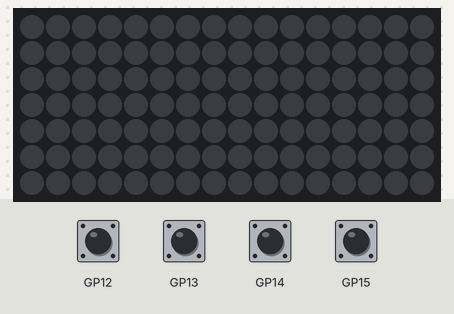
This program was run on a simulated Raspberry Pi Pico running MicroPython. Parts: 16×7 RGB LED matrix. The inputs (shaded band) are chosen by the test bench.

Above: at 1.2 s.
1.3 s: button A pressed for 0.15 s
At 2.5 s:
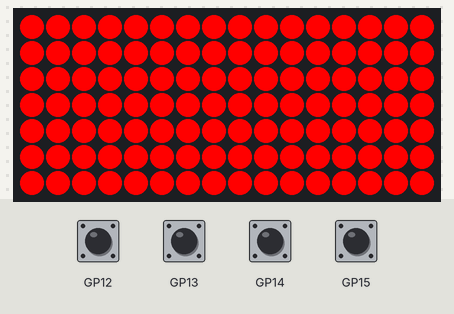
2.9 s: button B pressed for 0.15 s
At 3.7 s:
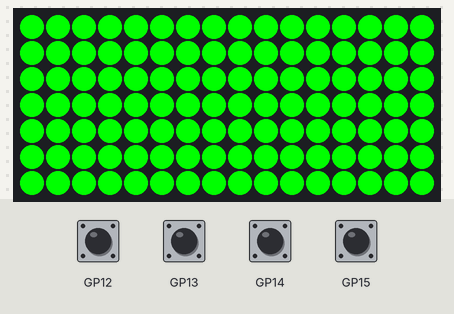
4.5 s: button X pressed for 0.15 s
At 4.9 s:
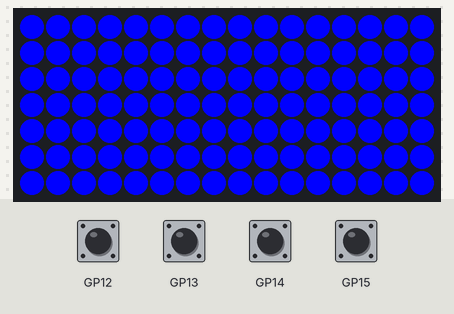
6.1 s: button Y pressed for 0.15 s
At 7.3 s:
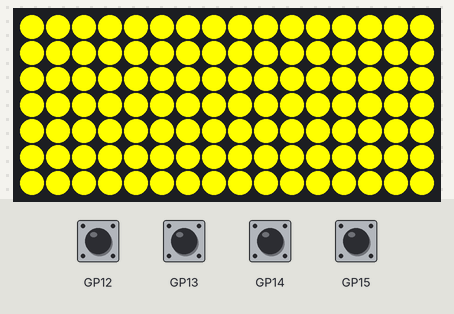
7.7 s: button A pressed for 1 s
At 8.6 s:
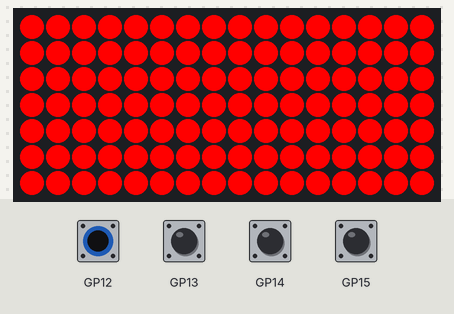
10.2 s: button B pressed for 1 s
At 10.5 s:
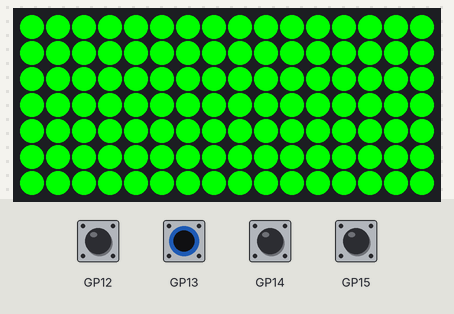
Timing chart, 0 to 13.2 s (numbered marks = the images above; inputs shaded):
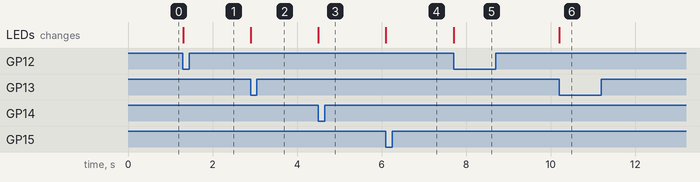

The program:

unicorn_demo.py
```python
import picounicorn
import time

picounicorn.init()

def set_all(r, g, b):
    w = picounicorn.get_width()
    h = picounicorn.get_height()
    for x in range(w):
        for y in range(h):
            picounicorn.set_pixel(x, y, r, g, b)

red = 255, 0, 0
green = 0, 255, 0
blue = 0, 0, 255
pur = 255, 0, 255
yellow = 255, 255, 0

def get_pressed_button():
    if picounicorn.is_pressed(picounicorn.BUTTON_A):
        return True,picounicorn.BUTTON_A
    if picounicorn.is_pressed(picounicorn.BUTTON_B):
        return True, picounicorn.BUTTON_B
    if picounicorn.is_pressed(picounicorn.BUTTON_X):
        return True, picounicorn.BUTTON_X
    if picounicorn.is_pressed(picounicorn.BUTTON_Y):
        return True, picounicorn.BUTTON_Y
    return False, False

while True:
    pressed = None, None
    while not pressed[0]:
        pressed = get_pressed_button()
    button_colors = {
        picounicorn.BUTTON_A: red,
        picounicorn.BUTTON_B: green,
        picounicorn.BUTTON_X: blue,
        picounicorn.BUTTON_Y: yellow
    }

    set_all(*button_colors[pressed[1]])
    time.sleep(0.1)
```

Measured:
- after the input at 1.3 s, the LEDs: change at once (image 1)
- after the input at 2.9 s, the LEDs: change at once (image 2)
- after the input at 4.5 s, the LEDs: change at once (image 3)
- after the input at 6.1 s, the LEDs: change at once (image 4)
- after the input at 7.7 s, the LEDs: change at once (image 5)
- after the input at 10.2 s, the LEDs: change at once (image 6)
